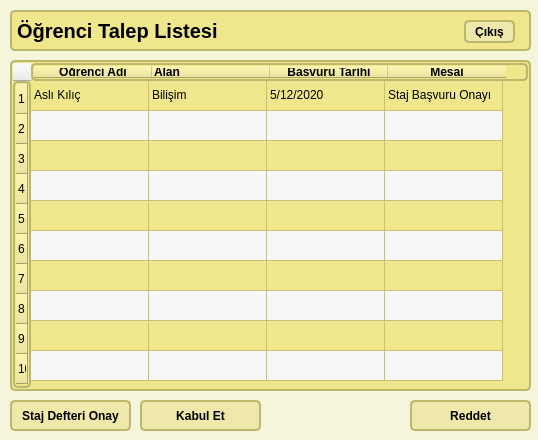
<?xml version="1.0" encoding="UTF-8"?>
<ui version="4.0">
 <class>MainWindow</class>
 <widget class="QMainWindow" name="MainWindow">
  <property name="geometry">
   <rect>
    <x>0</x>
    <y>0</y>
    <width>538</width>
    <height>440</height>
   </rect>
  </property>
  <property name="cursor">
   <cursorShape>ArrowCursor</cursorShape>
  </property>
  <property name="windowTitle">
   <string>Öğretmen İşlemleri</string>
  </property>
  <property name="styleSheet">
   <string notr="true">.QWidget {
   background-color: beige;
}

/* Nice Windows-XP-style password character. */
QLineEdit[echoMode=&quot;2&quot;] {
    lineedit-password-character: 9679;
}

/* We provide a min-width and min-height for push buttons
   so that they look elegant regardless of the width of the text. */
QPushButton {
    background-color: palegoldenrod;
    border-width: 2px;
    border-color: darkkhaki;
    border-style: solid;
    border-radius: 5;
    padding: 3px;
    min-width: 9ex;
    min-height: 2.5ex;
}

QPushButton:hover {
   background-color: khaki;
}

/* Increase the padding, so the text is shifted when the button is
   pressed. */
QPushButton:pressed {
    padding-left: 5px;
    padding-top: 5px;
    background-color: #d0d67c;
}

QLabel, QAbstractButton {
    font: bold;
}

/* Mark mandatory fields with a brownish color. */
.mandatory {
    color: brown;
}

/* Bold text on status bar looks awful. */
QStatusBar QLabel {
   font: normal;
}

QStatusBar::item {
    border-width: 1;
    border-color: darkkhaki;
    border-style: solid;
    border-radius: 2;
}

QComboBox, QLineEdit, QSpinBox, QTextEdit, QListView {
    background-color: cornsilk;
    selection-color: #0a214c; 
    selection-background-color: #C19A6B;
	border-width: 2px;
    border-color: darkkhaki;
    border-style: solid;
    border-radius: 5;
}

QListView {
    show-decoration-selected: 1;
}

QListView::item:hover {
    background-color: wheat;
}

/* We reserve 1 pixel space in padding. When we get the focus,
   we kill the padding and enlarge the border. This makes the items
   glow. */
QLineEdit, QFrame {
    border-width: 2px;
    padding: 1px;
    border-style: solid;
    border-color: darkkhaki;
    border-radius: 5px;
}

/* As mentioned above, eliminate the padding and increase the border. */
QLineEdit:focus, QFrame:focus {
    border-width: 3px;
    padding: 0px;
}

/* A QLabel is a QFrame ... */
QLabel {
    border: none;
    padding: 0;
    background: none;
}

/* A QToolTip is a QLabel ... */
QToolTip {
    border: 2px solid darkkhaki;
    padding: 5px;
    border-radius: 3px;
    opacity: 200;
}

/* Nice to have the background color change when hovered. */
QRadioButton:hover, QCheckBox:hover {
    background-color: wheat;
}

/* Force the dialog's buttons to follow the Windows guidelines. */
QDialogButtonBox {
    button-layout: 0;
}

QTabWidget::pane { /* The tab widget frame */
    border-top: 2px solid #C2C7CB;

}

QTabWidget::tab-bar {
    left: 5px; /* move to the right by 5px */
}

/* Style the tab using the tab sub-control. Note that
    it reads QTabBar _not_ QTabWidget */
QTabBar::tab {
    background: palegoldenrod(x1: 0, y1: 0, x2: 0, y2: 1,
                                stop: 0 #E1E1E1, stop: 0.4 #DDDDDD,
                                stop: 0.5 #D8D8D8, stop: 1.0 #D3D3D3);
   border-width: 2px;
    border-color: darkkhaki;
    border-style: solid;
    border-top-left-radius: 4px;
    border-top-right-radius:44px;
    min-width: 8ex;
    padding: 2px;

}

QTabBar::tab:selected, QTabBar::tab:hover {
    background-color: palegoldenrod;
}

QTabBar::tab:selected {
	border-width: 2px;
    border-color: darkkhaki;
    border-style: solid;
    border-bottom-color: #darkkhaki; /* same as pane color */
}

QTabBar::tab:!selected {
    margin-top: 2px; /* make non-selected tabs look smaller */
}

QFrame{
	background-color: khaki;
    border-width: 2px;
    border-color: darkkhaki;
    border-style: solid;
    border-radius: 5;
	
}</string>
  </property>
  <widget class="QWidget" name="centralwidget">
   <widget class="QPushButton" name="btnDefterOnay">
    <property name="geometry">
     <rect>
      <x>10</x>
      <y>400</y>
      <width>121</width>
      <height>31</height>
     </rect>
    </property>
    <property name="text">
     <string>Staj Defteri Onay</string>
    </property>
   </widget>
   <widget class="QPushButton" name="btnKabul">
    <property name="geometry">
     <rect>
      <x>140</x>
      <y>400</y>
      <width>121</width>
      <height>31</height>
     </rect>
    </property>
    <property name="text">
     <string>Kabul Et</string>
    </property>
   </widget>
   <widget class="QPushButton" name="btnRed">
    <property name="geometry">
     <rect>
      <x>410</x>
      <y>400</y>
      <width>121</width>
      <height>31</height>
     </rect>
    </property>
    <property name="text">
     <string>Reddet</string>
    </property>
   </widget>
   <widget class="QTableWidget" name="tblOgrenciTalep">
    <property name="geometry">
     <rect>
      <x>10</x>
      <y>60</y>
      <width>521</width>
      <height>331</height>
     </rect>
    </property>
    <property name="sizePolicy">
     <sizepolicy hsizetype="Expanding" vsizetype="Expanding">
      <horstretch>0</horstretch>
      <verstretch>0</verstretch>
     </sizepolicy>
    </property>
    <property name="minimumSize">
     <size>
      <width>521</width>
      <height>331</height>
     </size>
    </property>
    <property name="maximumSize">
     <size>
      <width>521</width>
      <height>16777215</height>
     </size>
    </property>
    <property name="baseSize">
     <size>
      <width>0</width>
      <height>0</height>
     </size>
    </property>
    <property name="layoutDirection">
     <enum>Qt::LeftToRight</enum>
    </property>
    <property name="autoFillBackground">
     <bool>false</bool>
    </property>
    <property name="lineWidth">
     <number>1</number>
    </property>
    <property name="midLineWidth">
     <number>0</number>
    </property>
    <property name="sizeAdjustPolicy">
     <enum>QAbstractScrollArea::AdjustIgnored</enum>
    </property>
    <property name="alternatingRowColors">
     <bool>true</bool>
    </property>
    <property name="showGrid">
     <bool>true</bool>
    </property>
    <property name="gridStyle">
     <enum>Qt::SolidLine</enum>
    </property>
    <property name="sortingEnabled">
     <bool>false</bool>
    </property>
    <property name="wordWrap">
     <bool>true</bool>
    </property>
    <property name="rowCount">
     <number>10</number>
    </property>
    <property name="columnCount">
     <number>4</number>
    </property>
    <attribute name="horizontalHeaderVisible">
     <bool>true</bool>
    </attribute>
    <attribute name="horizontalHeaderCascadingSectionResizes">
     <bool>false</bool>
    </attribute>
    <attribute name="horizontalHeaderDefaultSectionSize">
     <number>118</number>
    </attribute>
    <attribute name="horizontalHeaderMinimumSectionSize">
     <number>39</number>
    </attribute>
    <attribute name="horizontalHeaderShowSortIndicator" stdset="0">
     <bool>false</bool>
    </attribute>
    <attribute name="verticalHeaderDefaultSectionSize">
     <number>30</number>
    </attribute>
    <attribute name="verticalHeaderMinimumSectionSize">
     <number>23</number>
    </attribute>
    <row/>
    <row/>
    <row/>
    <row/>
    <row/>
    <row/>
    <row/>
    <row/>
    <row/>
    <row/>
    <column>
     <property name="text">
      <string>Öğrenci Adı</string>
     </property>
     <property name="font">
      <font>
       <pointsize>9</pointsize>
       <weight>75</weight>
       <bold>true</bold>
      </font>
     </property>
    </column>
    <column>
     <property name="text">
      <string>Alan</string>
     </property>
     <property name="font">
      <font>
       <pointsize>9</pointsize>
       <weight>75</weight>
       <bold>true</bold>
      </font>
     </property>
     <property name="textAlignment">
      <set>AlignLeading|AlignVCenter</set>
     </property>
    </column>
    <column>
     <property name="text">
      <string>Başvuru Tarihi</string>
     </property>
     <property name="font">
      <font>
       <pointsize>9</pointsize>
       <weight>75</weight>
       <bold>true</bold>
      </font>
     </property>
    </column>
    <column>
     <property name="text">
      <string>Mesaj</string>
     </property>
     <property name="font">
      <font>
       <pointsize>9</pointsize>
       <weight>75</weight>
       <bold>true</bold>
       <stylestrategy>PreferDefault</stylestrategy>
      </font>
     </property>
    </column>
    <item row="0" column="0">
     <property name="text">
      <string>Aslı Kılıç</string>
     </property>
    </item>
    <item row="0" column="1">
     <property name="text">
      <string>Bilişim</string>
     </property>
    </item>
    <item row="0" column="2">
     <property name="text">
      <string>5/12/2020</string>
     </property>
    </item>
    <item row="0" column="3">
     <property name="text">
      <string>Staj Başvuru Onayı</string>
     </property>
    </item>
   </widget>
   <widget class="QLabel" name="label">
    <property name="geometry">
     <rect>
      <x>10</x>
      <y>10</y>
      <width>521</width>
      <height>41</height>
     </rect>
    </property>
    <property name="font">
     <font>
      <pointsize>15</pointsize>
      <weight>75</weight>
      <italic>false</italic>
      <bold>true</bold>
     </font>
    </property>
    <property name="text">
     <string>Öğrenci Talep Listesi</string>
    </property>
   </widget>
   <widget class="QPushButton" name="btnCikis">
    <property name="geometry">
     <rect>
      <x>464</x>
      <y>20</y>
      <width>51</width>
      <height>23</height>
     </rect>
    </property>
    <property name="text">
     <string>Çıkış</string>
    </property>
   </widget>
  </widget>
 </widget>
 <resources/>
 <connections/>
</ui>
